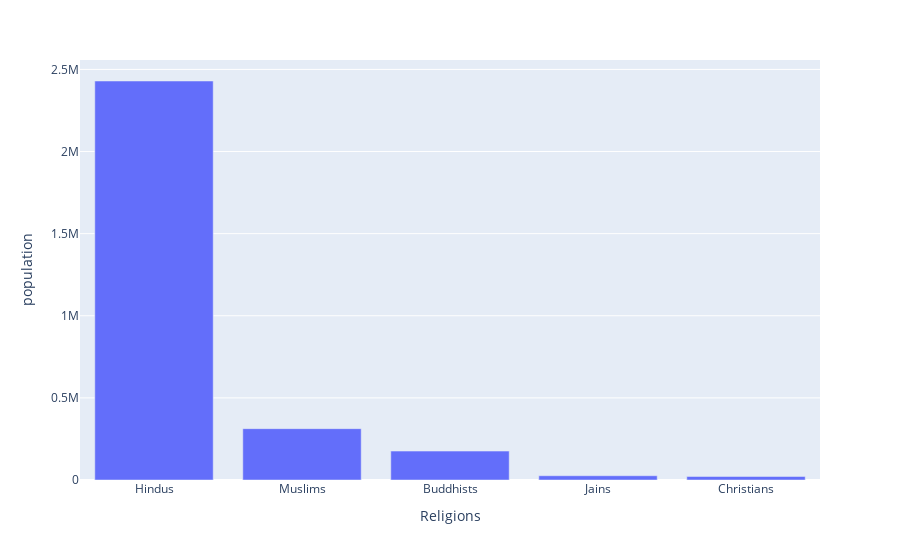

Notebook cell for this chart:
### Code cell
px.bar(temp1, x='Religions', y='population')

### Figure 1 — Plotly figure (JSON) as saved in the notebook; plotly's stock layout.template omitted (floating-point values rounded to 4 significant figures)
{"data": [{"alignmentgroup": "True", "hovertemplate": "Religions=%{x}<br>population=%{y}<extra></extra>", "legendgroup": "", "marker": {"color": "#636efa", "pattern": {"shape": ""}}, "name": "", "offsetgroup": "", "orientation": "v", "showlegend": false, "textposition": "auto", "type": "bar", "x": ["Hindus", "Muslims", "Buddhists", "Jains", "Christians"], "xaxis": "x", "y": [2429000.0, 312600.0, 176100.0, 25840.0, 21100.0], "yaxis": "y"}], "layout": {"barmode": "relative", "legend": {"tracegroupgap": 0}, "margin": {"t": 60}, "xaxis": {"anchor": "y", "domain": [0, 1], "title": {"text": "Religions"}}, "yaxis": {"anchor": "x", "domain": [0, 1], "title": {"text": "population"}}}}
